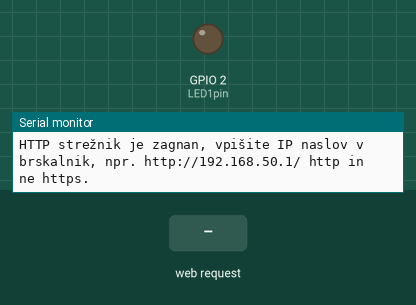
Bench run of a program on a simulated ESP32. Parts: output pins drawn as LEDs (lit = HIGH), the last lines printed to the serial monitor. The inputs (shaded band) are chosen by the test bench.

Above: at 4.2 s.
4.3 s: HTTP request GET /1 received
At 4.9 s:
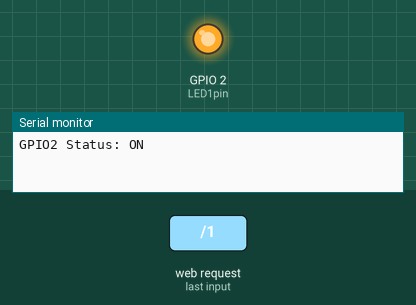
5.8 s: HTTP request GET /0 received
At 7.2 s:
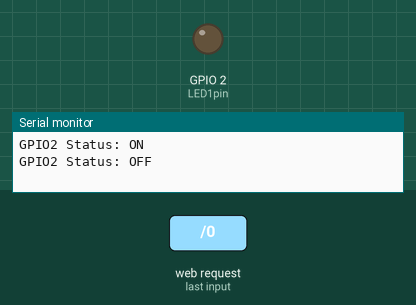
Timing chart, 0 to 8.8 s (numbered marks = the images above; inputs shaded):
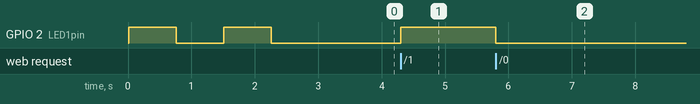

The program:

main.cpp
```cpp
#include <Arduino.h>
#include <WiFi.h>
#include <WebServer.h>
#include <WiFiAP.h>

const char* ssid = "esp32_1";
const char* password = "12345678";

IPAddress local_IP(192, 168, 50, 1); // določimo IP naslov eps32 modula, ki deluje kot Access Point
IPAddress gateway(192, 168, 50, 1);
IPAddress subnet (255, 255, 255, 0);

uint8_t LED1pin = 2; // 8 bit integer spremenljivka, kratka celoštevilska spremenljivka (0-255)
bool LED1status = LOW; // LED je lahko ugasnjena (LOW) ali prižgana (HIGH), boolean spremenljivka

const char HTML0[] PROGMEM = R"rawliteral(
  <!DOCTYPE html>
  <html lang="sl">
  <head>
      <meta charset="UTF-8">
      <style>
          html  {font-family: Helvetica; text-align: center;}
          body  {margin-top: 50px;}
          h1    {color: #444444; margin: 50px auto 30px;}
          h3    {color: #444444; margin-bottom: 50px;}
          .gumb {
          background-color: #3499db; /* določimo barvo ozadja (svetlo modra) */
          display: block; /* ustvarimo element blok - cela širina */
          width: 200px; /* širino nastavimo na 200px, da povezava ni čez celo stran */
          color: white; /* barva besedila je bela */
          padding: 13px 30px; /* dodamo oblazinjenje (top-bottom 13px, left-rigth 30px) */
          text-decoration: none; /* umaknemo podčrtanje povezave (uporabno, če povezavo oblikujemo kot gumb) */
          font-size: 25px; /* velikost besedila je 25px */
          margin: 0px auto 35px; /* gumb postavimo sredinsko in ddoamo 35px robu na spodnji strani */
          border-radius: 4px; /* rahlo zaoblimo vogale gumba */
          }
          p {font-size: 20px; color: #222222; margin-bottom: 10px;}
      </style>
      <meta name="viewport" content="width=device-width, initial-scale=1.0">
      <title>esp32</title>
  </head>
  <body>
      <h1>esp32 spletni strežnik</h1>
      <h3>Priklop na WiFi usmerjevalnik</h3>
      <a class="gumb" href="/1">Prižgi LED</a>
      <a class="gumb" href="/0">Ugasni LED</a>
      <p>Prejet ukaz za izklop LED diode.</p>
  </body>
  </html>
  )rawliteral";


  const char HTML1[] PROGMEM = R"rawliteral(
  <!DOCTYPE html>
  <html lang="sl">
  <head>
      <meta charset="UTF-8">
      <style>
          html  {font-family: Helvetica; text-align: center;}
          body  {margin-top: 50px;}
          h1    {color: #444444; margin: 50px auto 30px;}
          h3    {color: #444444; margin-bottom: 50px;}
          .gumb {
          background-color: #3499db; /* določimo barvo ozadja (svetlo modra) */
          display: block; /* ustvarimo element blok - cela širina */
          width: 200px; /* širino nastavimo na 200px, da povezava ni čez celo stran */
          color: white; /* barva besedila je bela */
          padding: 13px 30px; /* dodamo oblazinjenje (top-bottom 13px, left-rigth 30px) */
          text-decoration: none; /* umaknemo podčrtanje povezave (uporabno, če povezavo oblikujemo kot gumb) */
          font-size: 25px; /* velikost besedila je 25px */
          margin: 0px auto 35px; /* gumb postavimo sredinsko in ddoamo 35px robu na spodnji strani */
          border-radius: 4px; /* rahlo zaoblimo vogale gumba */
          }
          p {font-size: 20px; color: #222222; margin-bottom: 10px;}
      </style>
      <meta name="viewport" content="width=device-width, initial-scale=1.0">
      <title>esp32</title>
  </head>
  <body>
      <h1>esp32 spletni strežnik</h1>
      <h3>Priklop na WiFi usmerjevalnik</h3>
      <a class="gumb" href="/1">Prižgi LED</a>
      <a class="gumb" href="/0">Ugasni LED</a>
      <p>Prejet ukaz za vklop LED diode.</p>
  </body>
  </html>
  )rawliteral";

  const char HTML3[] PROGMEM = R"rawliteral(
  <!DOCTYPE html>
  <html lang="sl">
  <head>
      <meta charset="UTF-8">
      <style>
          html  {font-family: Helvetica; text-align: center;}
          body  {margin-top: 50px;}
          h1    {color: #444444; margin: 50px auto 30px;}
          h3    {color: #444444; margin-bottom: 50px;}
          .gumb {
          background-color: #3499db; /* določimo barvo ozadja (svetlo modra) */
          display: block; /* ustvarimo element blok - cela širina */
          width: 200px; /* širino nastavimo na 200px, da povezava ni čez celo stran */
          color: white; /* barva besedila je bela */
          padding: 13px 30px; /* dodamo oblazinjenje (top-bottom 13px, left-rigth 30px) */
          text-decoration: none; /* umaknemo podčrtanje povezave (uporabno, če povezavo oblikujemo kot gumb) */
          font-size: 25px; /* velikost besedila je 25px */
          margin: 0px auto 35px; /* gumb postavimo sredinsko in ddoamo 35px robu na spodnji strani */
          border-radius: 4px; /* rahlo zaoblimo vogale gumba */
          }
          p {font-size: 20px; color: #222222; margin-bottom: 10px;}
      </style>
      <meta name="viewport" content="width=device-width, initial-scale=1.0">
      <title>esp32</title>
  </head>
  <body>
      <h1>esp32 spletni strežnik</h1>
      <h3>Priklop na Access Point AP na esp32</h3>
      <h3>Delovanje brez WiFi usmerjevalnika</h3>
      <a class="gumb" href="/1">Prižgi LED</a>
      <a class="gumb" href="/0">Ugasni LED</a>
      <p>http strežnik je zagnan.</p>
  </body>
  </html>
  )rawliteral";

// na portu 80, ki je prednastavljeni port, vzpostavimo spletni strežnik
WebServer server(80); // objekt server razreda WebServer, kot argument konstruktorske funkcije podamo vrednost 80

// določimo, kaj se dogodi, če uporabnik vnese
// korenski ("root") naslov našega spletnega strežnika na modulu esp32
//  t.j. http://192.168.1.142/ (zadnja poševnica označuje "root")
void handle_root(){ // če bo strežnik dobil zahtevo, t.j. "request"
  server.send(200, "text/html", HTML3); // bo vrnil odgovor ("response") "esp32 kot Access Point AP ..."
  // 200 predstavlja kodo za OK oz. vse je v redu
  // kot odgovor vrnemo niz oz. "String" "Pozdravljen svet iz esp32!"
}

void handle_led1on(){
  LED1status = HIGH;
  Serial.println("GPIO2 Status: ON"); // General Purpose Input Output
  server.send(200, "text/html", HTML1); // kot odgovor posredujemo spletno stran, ki je v spremenljivki char [] HTML1
}

void handle_led1off(){
  LED1status = LOW;
  Serial.println("GPIO2 Status: OFF");
  server.send(200, "text/html", HTML0); // kot odgovor posredujemo spletno stran, ki je v spremenljivki HTML0
}

void handle_NotFound(){ // v primeru, da spletne strani ni bilo moč najti na strežniku
  server.send(404, "text/html; charset=utf-8", "Spletne strani ni bilo moč najti na esp32 spletnem strežniku."); // uporabnika obvestimo, da spletne strani nismo uspeli najti na strežniku
}

void setup() {
  // put your setup code here, to run once:
  // tu zapišemo kodo, ki se izvede le enkrat, ob zagonu, to so nastavitve

  Serial.begin(115200); // komunikacija preko serijskega protokola s hitrostjo 115200 bitov/s

  if(!WiFi.softAPConfig(local_IP, gateway, subnet)){
    Serial.println("Neuspešna določitev AP IP!");
  }

  // Vzpostavitev programske dostopne točke - "Soft Access Point AP"
  // "software enabled access point" npr. računalniki, ki ni bil zasnovan kot dostopna točka
  // postane z ustreznim programjem dostopna točka
  // esp32 se spremeni v dostopno točko
  WiFi.softAP(ssid, password); // poženemo esp32 kot dostopno točko (Acces Point AP)

  // izpišemo IP naslov
  Serial.println("Vzpostavitev programske dostopne točke na esp32");
  Serial.print("IP naslov esp32 dostopne točke = ");
  Serial.println(WiFi.softAPIP()); // prednastavljeni IP naslov je: 192.168.4.1

  server.on("/", handle_root); // tu povemo, kaj naj se dogodi, če kot zahtevo prejmemo poševnico "/"
  server.on("/1", handle_led1on); // če klient v Chrome zapiše /1, se bo sprožila funkcija handle_led1on
  server.on("/0", handle_led1off); // če klient v Chrome zapiše /0, se bo sprožila funkcija handle_led1off
  server.onNotFound(handle_NotFound); // v primeru, da spletne strani ni bilo moč najti sprožimo funkcijo rokovanja NotFound
  server.begin(); // poženemo spletni strežnik na našem modulu esp32
  Serial.println("HTTP strežnik je zagnan, vpišite IP naslov v brskalnik, npr. http://" + WiFi.softAPIP().toString() + "/ http in ne https.");

  pinMode(2, OUTPUT); // pin 2 definiramo kot izhodi pin oz. nožico
  digitalWrite(2, HIGH);  // na nožico št. 2 zapišemo visoko vrednost
  delay(750); // zakasnitev v milisekundah [ms]
  digitalWrite(2, LOW); // na nožico št. 2. zapišemo nizko vrednost
  delay(750); // zakasnitev v milisekundah [ms]
  digitalWrite(2, HIGH);  // na nožico št. 2 zapišemo visoko vrednost
  delay(750); // zakasnitev v milisekundah [ms]
  digitalWrite(2, LOW); // na nožico št. 2. zapišemo nizko vrednost
  delay(750); // zakasnitev v milisekundah [ms]
}

void loop() {
  // put your main code here, to run repeatedly:
  // tu zapišemo kodo, ki se ponavljajoče izvaja:
  server.handleClient(); // poslušamo zahteve ("request-e") klientov

  if(LED1status){ // preverjanje statusa; status se spremeni glede na zahtevo /0 ali /1
    digitalWrite(LED1pin, HIGH); // če je status TRUE, kar pomeni, da smo prejeli zahtevo /1, dig. pin postavimo na HIHG
  }
  else{
    digitalWrite(LED1pin, LOW); // sicer, če smo prejeli zahtevo /0 je status FALSE in digitalni pin postavimo na LOW
  }

}
```

Measured:
- after the input at 4.3 s, GPIO 2 (LED1pin): LOW → HIGH at once
- after the input at 5.8 s, GPIO 2 (LED1pin): HIGH → LOW at once
